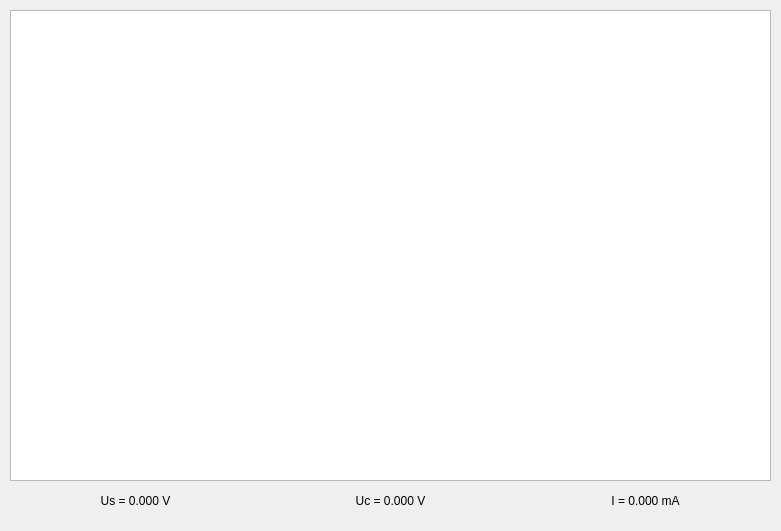
<?xml version="1.0" encoding="UTF-8"?>
<ui version="4.0">
 <class>ModuleB</class>
 <widget class="QWidget" name="ModuleB">
  <property name="geometry">
   <rect>
    <x>0</x>
    <y>0</y>
    <width>781</width>
    <height>531</height>
   </rect>
  </property>
  <property name="windowTitle">
   <string>Form</string>
  </property>
  <widget class="QGraphicsView" name="widgetImg">
   <property name="geometry">
    <rect>
     <x>10</x>
     <y>10</y>
     <width>761</width>
     <height>471</height>
    </rect>
   </property>
  </widget>
  <widget class="QLabel" name="labelUs">
   <property name="geometry">
    <rect>
     <x>10</x>
     <y>490</y>
     <width>251</width>
     <height>21</height>
    </rect>
   </property>
   <property name="text">
    <string>Us = 0.000 V</string>
   </property>
   <property name="alignment">
    <set>Qt::AlignCenter</set>
   </property>
  </widget>
  <widget class="QLabel" name="labelUc">
   <property name="geometry">
    <rect>
     <x>260</x>
     <y>490</y>
     <width>261</width>
     <height>21</height>
    </rect>
   </property>
   <property name="text">
    <string>Uc = 0.000 V</string>
   </property>
   <property name="alignment">
    <set>Qt::AlignCenter</set>
   </property>
  </widget>
  <widget class="QLabel" name="labelI">
   <property name="geometry">
    <rect>
     <x>520</x>
     <y>490</y>
     <width>251</width>
     <height>21</height>
    </rect>
   </property>
   <property name="text">
    <string>I = 0.000 mA</string>
   </property>
   <property name="alignment">
    <set>Qt::AlignCenter</set>
   </property>
  </widget>
 </widget>
 <resources/>
 <connections/>
</ui>
